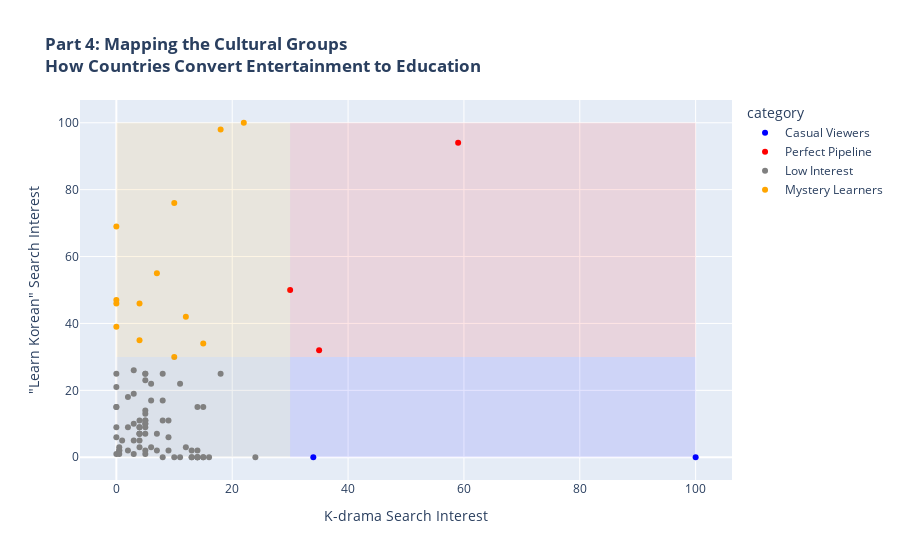

The code cell stored with this chart in its notebook:
### Code cell
fig = px.scatter(geo_pipeline_noindex, 
                 x='kdrama_geo_past5yr', 
                 y='learn_korean_geo_past5yr',
                 color='category',
                 hover_name='country',  # Shows country on hover
                 color_discrete_map={  # Force specific colors
                     'Perfect Pipeline': 'red',
                     'Casual Viewers': 'blue', 
                     'Mystery Learners': 'orange',
                     'Low Interest': 'gray'
                 },
                 title='<b>Part 4: Mapping the Cultural Groups<br>How Countries Convert Entertainment to Education<b>',
                 labels={'kdrama_geo_past5yr': 'K-drama Search Interest',
                        'learn_korean_geo_past5yr': '"Learn Korean" Search Interest'})


# Add quadrant backgrounds with matching colors
fig.add_shape(type="rect", x0=30, y0=30, x1=100, y1=100,
              line=dict(width=0), fillcolor="red", opacity=0.1)

fig.add_shape(type="rect", x0=30, y0=0, x1=100, y1=30,
              line=dict(width=0), fillcolor="blue", opacity=0.1)

fig.add_shape(type="rect", x0=0, y0=30, x1=30, y1=100,
              line=dict(width=0), fillcolor="orange", opacity=0.1)

fig.add_shape(type="rect", x0=0, y0=0, x1=30, y1=30,
              line=dict(width=0), fillcolor="gray", opacity=0.1)




fig.show()

### Figure 1 — Plotly figure (JSON) as saved in the notebook; plotly's stock layout.template omitted (floating-point values rounded to 4 significant figures)
{"data": [{"hovertemplate": "<b>%{hovertext}</b><br><br>category=Casual Viewers<br>K-drama Search Interest=%{x}<br>\"Learn Korean\" Search Interest=%{y}<extra></extra>", "hovertext": ["Madagascar", "Cuba"], "legendgroup": "Casual Viewers", "marker": {"color": "blue", "symbol": "circle"}, "mode": "markers", "name": "Casual Viewers", "orientation": "v", "showlegend": true, "type": "scatter", "x": [100.0, 34.0], "xaxis": "x", "y": [0.0, 0.0], "yaxis": "y"}, {"hovertemplate": "<b>%{hovertext}</b><br><br>category=Perfect Pipeline<br>K-drama Search Interest=%{x}<br>\"Learn Korean\" Search Interest=%{y}<extra></extra>", "hovertext": ["Philippines", "Nigeria", "Cambodia"], "legendgroup": "Perfect Pipeline", "marker": {"color": "red", "symbol": "circle"}, "mode": "markers", "name": "Perfect Pipeline", "orientation": "v", "showlegend": true, "type": "scatter", "x": [59.0, 35.0, 30.0], "xaxis": "x", "y": [94.0, 32.0, 50.0], "yaxis": "y"}, {"hovertemplate": "<b>%{hovertext}</b><br><br>category=Low Interest<br>K-drama Search Interest=%{x}<br>\"Learn Korean\" Search Interest=%{y}<extra></extra>", "hovertext": ["Nicaragua", "Bangladesh", "El Salvador", "Morocco", "Uganda", "Paraguay", "Venezuela", "Bolivia", "Tunisia", "Azerbaijan", "Peru", "Guatemala", "Türkiye", "Panama", "Honduras", "Mexico", "Ecuador", "Georgia", "Costa Rica", "Indonesia", "Iraq", "Colombia", "Dominican Republic", "Algeria", "Ghana", "United Arab Emirates", "Chile", "Czechia", "Kenya", "Uzbekistan", "France", "Romania", "Qatar", "South Africa", "Greece", "Sweden", "Belgium", "Norway", "Argentina", "Slovakia", "Italy", "Portugal", "Canada", "United States", "Denmark", "Poland", "Vietnam", "Switzerland", "Bulgaria", "Saudi Arabia", "Hungary", "Germany", "Finland", "Lebanon", "Hong Kong", "Brazil", "Lithuania", "Australia", "Austria", "Egypt", "Netherlands", "United Kingdom", "Spain", "Croatia", "Thailand", "Ireland", "Israel", "Taiwan", "Iran", "Ukraine", "Russia", "Japan"], "legendgroup": "Low Interest", "marker": {"color": "gray", "symbol": "circle"}, "mode": "markers", "name": "Low Interest", "orientation": "v", "showlegend": true, "type": "scatter", "x": [24.0, 18.0, 16.0, 15.0, 15.0, 15.0, 14.0, 14.0, 14.0, 14.0, 14.0, 14.0, 13.0, 13.0, 13.0, 12.0, 11.0, 11.0, 10.0, 9.0, 9.0, 9.0, 8.0, 8.0, 8.0, 8.0, 7.0, 7.0, 6.0, 6.0, 6.0, 5.0, 0.0, 5.0, 5.0, 5.0, 5.0, 5.0, 5.0, 5.0, 5.0, 5.0, 5.0, 5.0, 5.0, 4.0, 4.0, 4.0, 4.0, 4.0, 4.0, 4.0, 4.0, 0.0, 3.0, 3.0, 0.0, 3.0, 3.0, 3.0, 2.0, 2.0, 2.0, 0.0, 1.0, 0.0, 0.0, 0.5, 0.5, 0.0, 0.5, 0.5], "xaxis": "x", "y": [0.0, 25.0, 0.0, 15.0, 0.0, 0.0, 0.0, 0.0, 15.0, 0.0, 2.0, 0.0, 2.0, 0.0, 0.0, 3.0, 0.0, 22.0, 0.0, 6.0, 11.0, 2.0, 0.0, 11.0, 17.0, 25.0, 2.0, 7.0, 22.0, 17.0, 3.0, 11.0, 25.0, 25.0, 10.0, 13.0, 9.0, 14.0, 1.0, 10.0, 2.0, 7.0, 23.0, 25.0, 11.0, 3.0, 9.0, 7.0, 7.0, 7.0, 9.0, 5.0, 11.0, 21.0, 19.0, 1.0, 15.0, 26.0, 5.0, 10.0, 9.0, 18.0, 2.0, 9.0, 5.0, 15.0, 6.0, 2.0, 3.0, 1.0, 2.0, 1.0], "yaxis": "y"}, {"hovertemplate": "<b>%{hovertext}</b><br><br>category=Mystery Learners<br>K-drama Search Interest=%{x}<br>\"Learn Korean\" Search Interest=%{y}<extra></extra>", "hovertext": ["Myanmar (Burma)", "Nepal", "Mongolia", "Pakistan", "Ethiopia", "Malaysia", "Trinidad & Tobago", "India", "Singapore", "Jamaica", "Sri Lanka", "New Zealand", "South Korea"], "legendgroup": "Mystery Learners", "marker": {"color": "orange", "symbol": "circle"}, "mode": "markers", "name": "Mystery Learners", "orientation": "v", "showlegend": true, "type": "scatter", "x": [22.0, 18.0, 0.0, 15.0, 0.0, 12.0, 0.0, 10.0, 10.0, 0.0, 7.0, 4.0, 4.0], "xaxis": "x", "y": [100.0, 98.0, 69.0, 34.0, 39.0, 42.0, 46.0, 30.0, 76.0, 47.0, 55.0, 35.0, 46.0], "yaxis": "y"}], "layout": {"legend": {"title": {"text": "category"}, "tracegroupgap": 0}, "shapes": [{"fillcolor": "red", "line": {"width": 0}, "opacity": 0.1, "type": "rect", "x0": 30, "x1": 100, "y0": 30, "y1": 100}, {"fillcolor": "blue", "line": {"width": 0}, "opacity": 0.1, "type": "rect", "x0": 30, "x1": 100, "y0": 0, "y1": 30}, {"fillcolor": "orange", "line": {"width": 0}, "opacity": 0.1, "type": "rect", "x0": 0, "x1": 30, "y0": 30, "y1": 100}, {"fillcolor": "gray", "line": {"width": 0}, "opacity": 0.1, "type": "rect", "x0": 0, "x1": 30, "y0": 0, "y1": 30}], "title": {"text": "<b>Part 4: Mapping the Cultural Groups<br>How Countries Convert Entertainment to Education<b>"}, "xaxis": {"anchor": "y", "domain": [0, 1], "title": {"text": "K-drama Search Interest"}}, "yaxis": {"anchor": "x", "domain": [0, 1], "title": {"text": "\"Learn Korean\" Search Interest"}}}}
